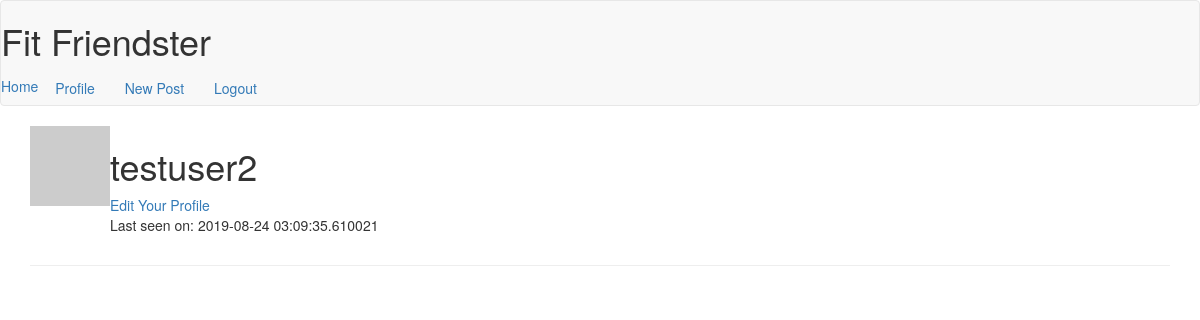
/user/testuser2 (signed in), run on an earlier commit of the app's database.
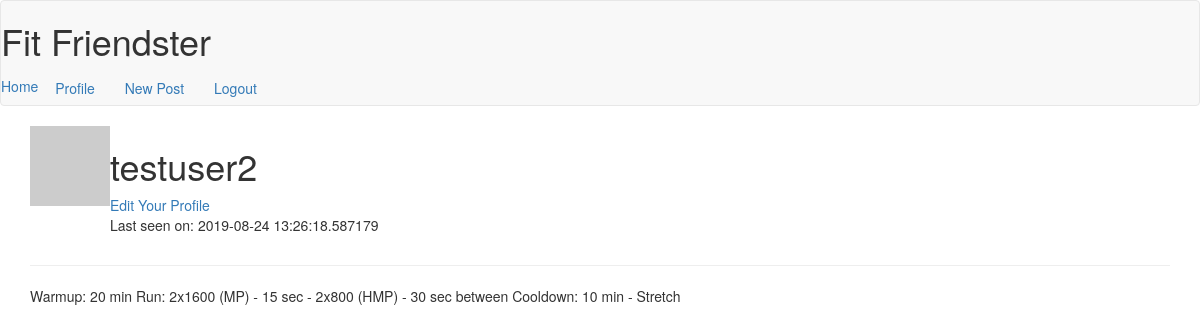
And on a later commit of the database.
### app/models.py (models this page shows, shortened)
class User(UserMixin, db.Model):
    id = db.Column(db.Integer, primary_key=True)
    username = db.Column(db.String(64), index=True, unique=True)
    first_name = db.Column(db.String(32))
    last_name = db.Column(db.String(32))
    email = db.Column(db.String(64), index=True, unique=True)
    password_hash = db.Column(db.String(128))
    about_me = db.Column(db.String(140))
    last_seen = db.Column(db.DateTime, default=datetime.utcnow)
    active = db.Column(db.Boolean)
    user_type = db.Column(db.String(64))
    posts = db.relationship('Post', backref='author', lazy='dynamic')
    def avatar(self, size):
        digest = md5(self.email.lower().encode('utf-8')).hexdigest()
        return 'https://www.gravatar.com/avatar/{}?d=identicon&s={}'.format(digest,size)

class Post(db.Model):
    id = db.Column(db.Integer, primary_key=True)
    title = db.Column(db.String(140))
    body = db.Column(db.String(140))
    timestamp = db.Column(db.DateTime, index=True, default=datetime.utcnow)
    user_id = db.Column(db.Integer, db.ForeignKey('user.id'))

### app/routes.py (the view)
@app.route('/user/<username>')
@login_required
def user(username):
    user = User.query.filter_by(username=username).first_or_404()
    posts = Post.query.filter_by(user_id=user.id).all()
    return render_template('user.html', title='Profile', user=user, posts=posts)

### app/models.py (called while the page is built)
@login.user_loader
def load_user(id):
    return User.query.get(int(id))

### app/routes.py (called while the page is built)
@app.before_request
def before_request():
    if current_user.is_authenticated:
        current_user.last_seen = datetime.utcnow()
        db.session.commit()

### app/templates/user.html (shortened to what this page needs)
{% extends "base.html" %}
{% block app_content %}
    <table>
        <tr valign="top">
            <td><img src="{{ user.avatar(128) }}"></td>
            <td>
                <h1>{{ user.username }}</h1>
                <a href="{{ url_for('edit_profile') }}">Edit Your Profile</a>
                {% if user.last_seen %}
                    <p>Last seen on: {{ user.last_seen }}</p>
                {% endif %}
            </td>
        </tr>
    </table>
    <hr>
        {% for post in posts %}
            {% include '_post.html' %}
        {% endfor %}
{% endblock %}

### app/templates/base.html (shortened to what this page needs)
{% extends 'bootstrap/base.html' %}
    {% block navbar %}
        <nav class="nav navbar navbar-default d-flex">
            <h1 class="heading1">Fit Friendster</h1>
            <a class="nav-link nav-pills" href="{{ url_for('index') }}">Home</a>
            {% if current_user.is_anonymous %}
                <a class="btn btn-border" href="{{ url_for('login') }}">Login</a>
                <a class="nav-link" href="{{ url_for('register') }}">Register</a>
            {% else %}
                <a class="btn" href="{{ url_for('user', username=current_user.username) }}">Profile</a>
                <a class="btn" href="{{ url_for('new_post') }}">New Post</a>
                <a class="btn" href="{{ url_for('logout') }}">Logout</a>
            {% endif %}
        </nav>
    {% endblock %}
    {% block content %}
        <div class="container">
            {% block app_content %} {% endblock %}
        </div>
    {% endblock %}

### app/templates/_post.html
<table>
    <tr valign="top">
        <td
            {{ post.author.username }} says: <br>
            {{ post.body }}
        </td>
    </tr>
</table>

What changed in the data, as far as the page shows it:
changed User "testuser2": last_seen "2019-08-24 03:09:35.610021" → "2019-08-24 13:26:18.587179"
added Post: body "Warmup: 20 min Run: 2x1600 (MP) - 15 sec - 2x800 (HMP) - 30 sec between Cooldown: 10 min - Stretch"
